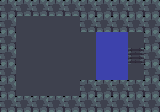

A 2D game scene composited from a Tiled map and its tileset images. What follows is a short description and the map's XML, with every tile layer's data as written:
An orthogonal 10x7 tile map with 16x16 px tiles, 1 tile layer (terrain) and 3 objects.

<map version="1.10" tiledversion="1.11.2" orientation="orthogonal" renderorder="right-down" width="10" height="7" tilewidth="16" tileheight="16" infinite="0" nextlayerid="3" nextobjectid="4">
 <properties>
  <property name="name" value="The Ford" />
  <property name="author" value="moineau" />
  <property name="goldMoves" type="int" value="21" />
  <property name="goldTime" type="float" value="4.9" />
 </properties>
 <tileset firstgid="1" source="tileset.tsx" />
 <layer id="1" name="terrain" width="10" height="7">
  <data encoding="csv">
4,4,4,4,4,4,4,4,4,4,
4,1,1,1,1,4,4,4,4,4,
4,1,1,1,1,1,3,3,1,4,
4,1,1,1,1,1,3,3,5,4,
4,1,1,1,1,1,3,3,1,4,
4,1,1,1,1,4,4,4,4,4,
4,4,4,4,4,4,4,4,4,4
</data>
 </layer>
 <objectgroup id="2" name="objects">
  <object id="1" gid="6" x="16" y="64" width="16" height="16" />
  <object id="2" gid="9" x="32" y="48" width="16" height="16" />
  <object id="3" gid="9" x="64" y="80" width="16" height="16" />
 </objectgroup>
</map>
